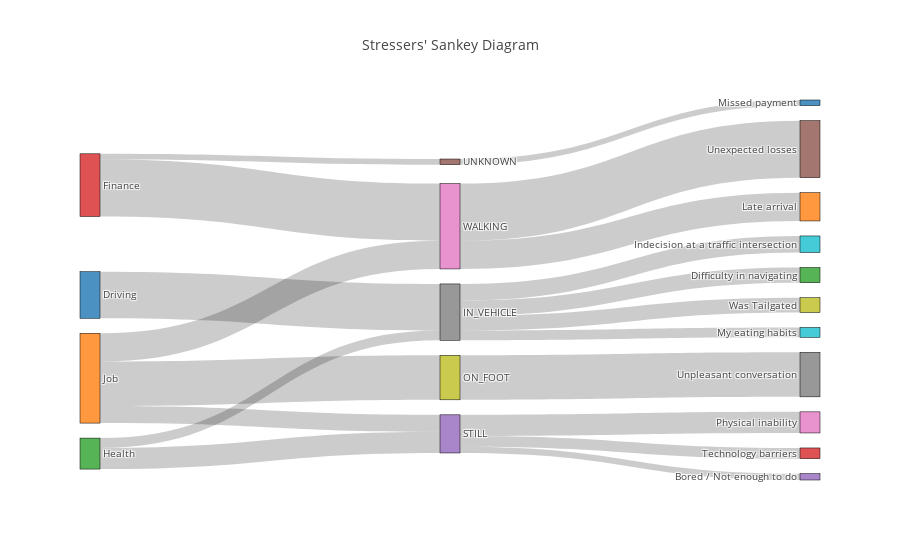

Source (notebook cell):
### Code cell
stress_stream.plot_stress_sankey(cat_cols=["stresser_main","activity","stresser_sub"])

### Figure 1 — Plotly figure (JSON) as saved in the notebook; plotly's stock layout.template omitted (floating-point values rounded to 4 significant figures)
{"data": [{"link": {"source": [0, 3, 3, 2, 2, 7, 7, 7, 7, 1, 1, 1, 8, 4, 4, 4, 5, 6, 6], "target": [7, 5, 6, 7, 4, 12, 9, 19, 18, 8, 4, 6, 17, 14, 16, 13, 10, 11, 15], "value": [6.61, 0.8, 8.1, 1.4, 3, 2.16, 2.35, 1.4, 2.1, 6.32, 2.42, 4.02, 6.32, 0.9, 3, 1.52, 0.8, 4.02, 8.1]}, "node": {"label": ["Driving", "Job", "Health", "Finance", "STILL", "UNKNOWN", "WALKING", "IN_VEHICLE", "ON_FOOT", "Indecision at a traffic intersection", "Missed payment", "Late arrival", "Difficulty in navigating", "Technology barriers", "Bored / Not enough to do", "Unexpected losses", "Physical inability", "Unpleasant conversation", "Was Tailgated", "My eating habits"], "line": {"color": "black", "width": 0.5}, "pad": 15, "thickness": 20}, "type": "sankey"}], "layout": {"autosize": true, "font": {"size": 10}, "title": {"text": "Stressers' Sankey Diagram"}}}
